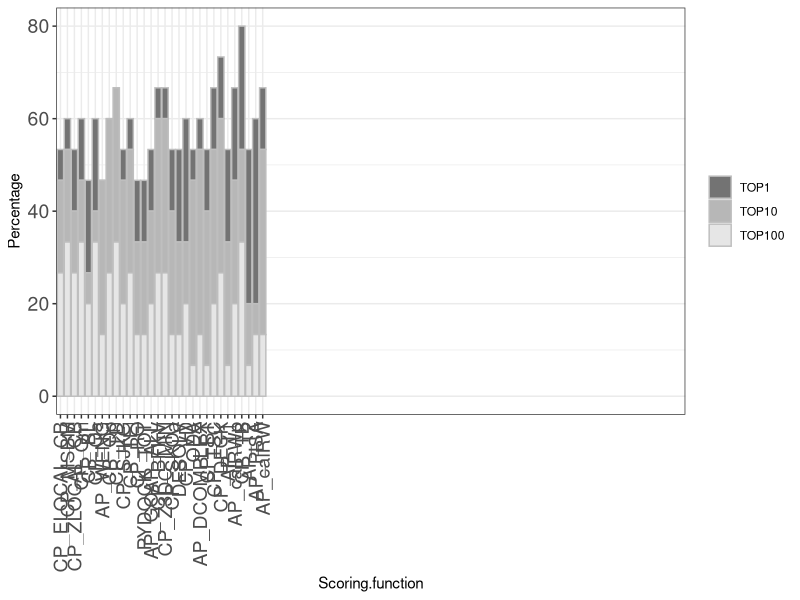

Source code (R):
setwd("/home/dbarrada/Dropbox/Docking/success_rate_para_articulo")
library(ggplot2)
library(RColorBrewer)  
library(reshape2)
df <- read.csv("success_rate_benchmark_lensick.csv",header = T)
df$TOP10 <- (df[,3]-df[,2])*100
df$TOP100 <- (df[,4]-df[,3])*100
df$TOP1 <- df[,2]*100
newdf <- df[c("Scoring.function","TOP1","TOP10","TOP100")]
df1 <- melt(newdf,id.vars = "Scoring.function")
#hm.palette <- colorRampPalette(rev(brewer.pal(9, 'Greys')), space='Lab')

#cbPalette <- c("#999999", "#E69F00", "#56B4E9", "#009E73", "#F0E442", "#0072B2", "#D55E00", "#CC79A7")
ggplot(df1, aes(x = Scoring.function, y = value, fill=variable) )+
#ggplot(df1, aes(x = Scoring.function, y = value,colour=variable) ) +
  geom_bar(stat='identity',colour="Grey") + 
  #geom_bar(stat='identity',colour = hm.palette(100))+
   theme_bw()+
  theme(axis.text.x = element_text(angle = 90, hjust = 1, vjust=0.5, size = 14))+ 
  scale_x_discrete(limits = df1$Scoring.function)+
  ylab("Percentage") + theme(legend.title=element_blank())+
  theme(axis.text.y = element_text(size = 14))+
  scale_fill_grey(start = 0.45, end = .9)

